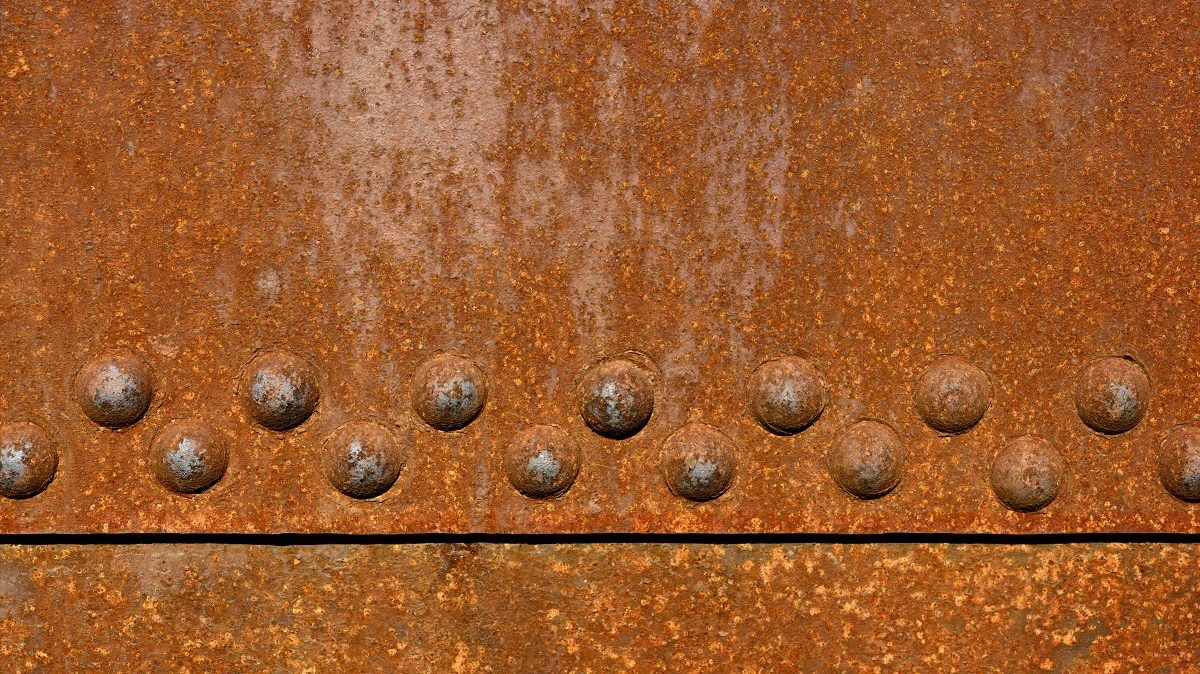
#> input picture Images/testimg1.jpeg, 1200 x 674 px, given in place of testimg1.png, which was not available
$ python CorrosionDetection.py
#> lines starting #> are read from the running program, lines starting #| are printed output that depends on the picture; pictures that were not available may be replaced by others from this repository, and a replacement may not be noted
# -*- coding: utf-8 -*-
"""SDP.ipynb

Automatically generated by Colaboratory.

Original file is located at
    https://colab.research.google.com/drive/1dkUVG1BBvdMinwBhKSah6jZeKp1O5PLt
"""
import cv2
import PIL
import matplotlib.pyplot as plt
import numpy as np
from PIL import Image

from mpl_toolkits.mplot3d import Axes3D
from matplotlib import cm
from matplotlib import colors

#src_path = "/content/drive/MyDrive/WhatsApp Image 2021-06-05 at 15.05.02 (1).jpeg"

img= cv2.imread('Images/testimg1.png')
#> img is the input picture: shape (674, 1200, 3); mean B, G, R 45.1, 91.1, 157.1
im1=cv2.cvtColor(img, cv2.COLOR_BGR2HSV)
#> im1: shape (674, 1200, 3); mean H, S, V 12.9, 185.6, 157.1
plt.imshow(im1)

IMG = cv2.resize(im1, (256, 256), interpolation = cv2.INTER_NEAREST)
#> IMG: shape (256, 256, 3); mean H, S, V 12.9, 185.6, 157.1
plt.imshow(IMG)

r, g, b = cv2.split(IMG)
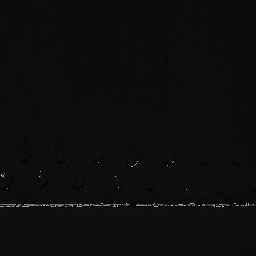
#> r: shape (256, 256); min 0, max 178, mean 12.9
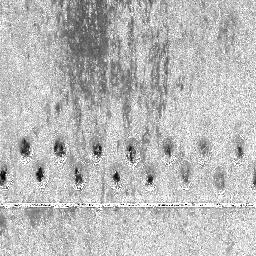
#> g: shape (256, 256); min 0, max 255, mean 185.6
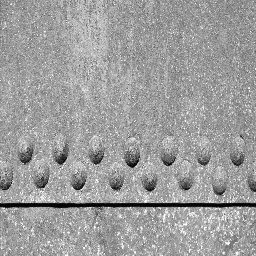
#> b: shape (256, 256); min 0, max 255, mean 157.1
fig = plt.figure()
axis = fig.add_subplot(1, 1, 1, projection="3d")
pixel_colors = IMG.reshape((np.shape(IMG)[0]*np.shape(IMG)[1], 3))
norm = colors.Normalize(vmin=-1.,vmax=1.)
norm.autoscale(pixel_colors)
pixel_colors = norm(pixel_colors).tolist()
#> pixel_colors = 65536 items
axis.scatter(r.flatten(), g.flatten(), b.flatten(), facecolors=pixel_colors, marker=".")
axis.set_xlabel("Red")
axis.set_ylabel("Green")
axis.set_zlabel("Blue")
plt.show()
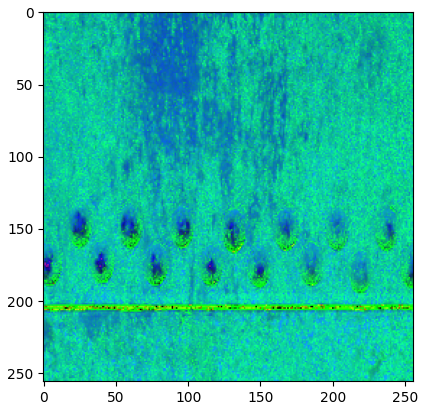
#> figure drawn by matplotlib, 1 panel
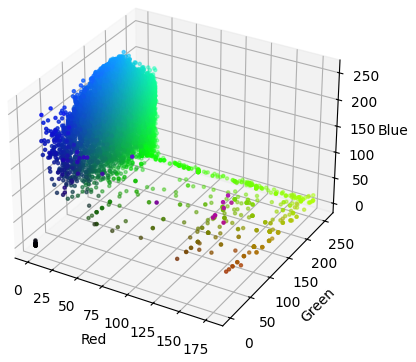
#> figure drawn by matplotlib, 1 panel

from matplotlib import pyplot as plt
import cv2


cv2.cvtColor(IMG, cv2.COLOR_RGB2HSV)

H, S, V = IMG[:,:,0],IMG[:,:,1],IMG[:,:,2]

plt.figure(figsize=(10,8))
plt.subplot(311)                             #plot in the first cell
plt.subplots_adjust(hspace=.5)
plt.title("Hue")
plt.hist(np.ndarray.flatten(H), bins=180)
plt.subplot(312)                             #plot in the second cell
plt.title("Saturation")
plt.hist(np.ndarray.flatten(S), bins=128)
plt.subplot(313)                             #plot in the third cell
plt.title("Luminosity Value")
plt.hist(np.ndarray.flatten(V), bins=128)
plt.show()
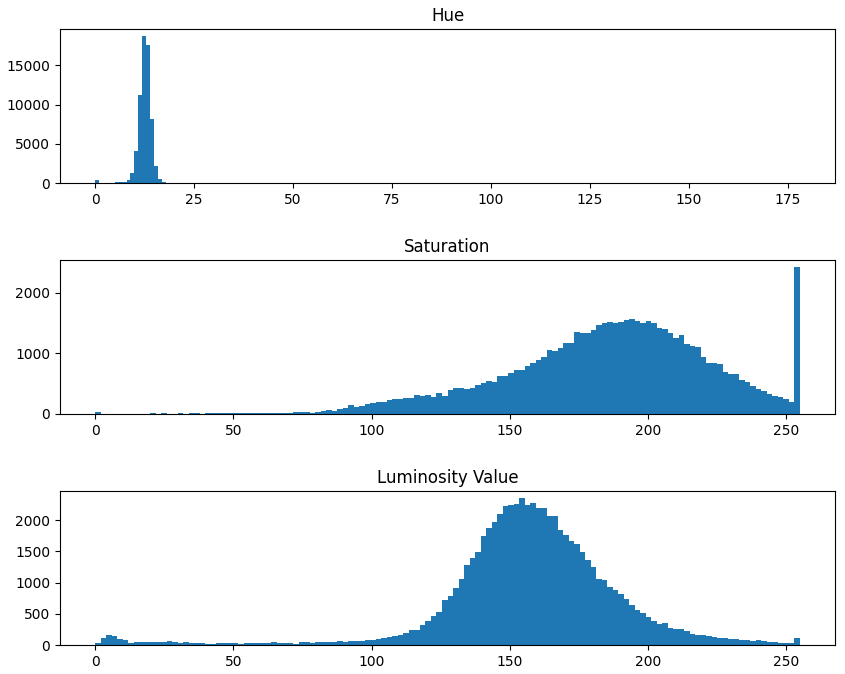
#> figure drawn by matplotlib, 3 panels; panel 1: tallest bar 18695 high, from x = 11.87 to 12.86; panel 2: tallest bar 2421 high, from x = 253 to 255; panel 3: tallest bar 2347 high, from x = 153.4 to 155.4
V

#Org= cv2.imread('/content/drive/MyDrive/WhatsApp Image 2021-06-05 at 15.05.02 (1).jpeg')
Org= cv2.imread('testimg1.png')
org = cv2.cvtColor(Org, cv2.COLOR_BGR2RGB)
frame=cv2.cvtColor(Org, cv2.COLOR_BGR2HSV)
plt.imshow(org)

lower = np.array([251, 52, 52])
upper = np.array([102, 255, 265])


mask = cv2.inRange(frame, lower, upper)
#> mask: shape (674, 1200); every value is 0
plt.imshow(mask)

contours, hierarchy = cv2.findContours(mask, cv2.RETR_TREE, cv2.CHAIN_APPROX_SIMPLE)
#> contours = []
for pic, contour in enumerate(contours):

        area = cv2.contourArea(contour)
        k=1
        if(area > 15000):

            x, y, w, h = cv2.boundingRect(contour)

            org= cv2.rectangle(org, (x, y), (x + w, y + h), (255, 255, 255), 5)


            cv2.putText(org, "unriped", (50, 60),cv2.FONT_HERSHEY_SIMPLEX, 3.0, (0, 1, 255),3)
#> this loop made 0 passes
#> (the run stopped early here; a loop or call above may not have finished)

$ run again, with Images/rust1.jpeg copied over Images/testimg1.jpeg
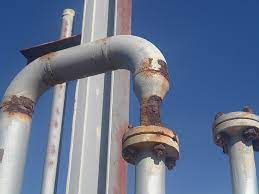
#> input picture Images/rust1.jpeg, 259 x 194 px, given in place of testimg1.png, which was not available
#> img is the input picture: shape (194, 259, 3); mean B, G, R 144.5, 118.3, 104.9
#> im1: shape (194, 259, 3); mean H, S, V 95.1, 88.1, 148.9
#> IMG: shape (256, 256, 3); mean H, S, V 95.2, 88.2, 148.8
#> `r, g, b = cv2.split(IMG)`:
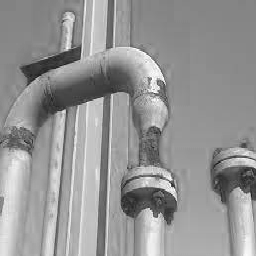
#> b: shape (256, 256); min 21, max 255, mean 148.8
#> pixel_colors = 65536 items
#> `plt.show()`:
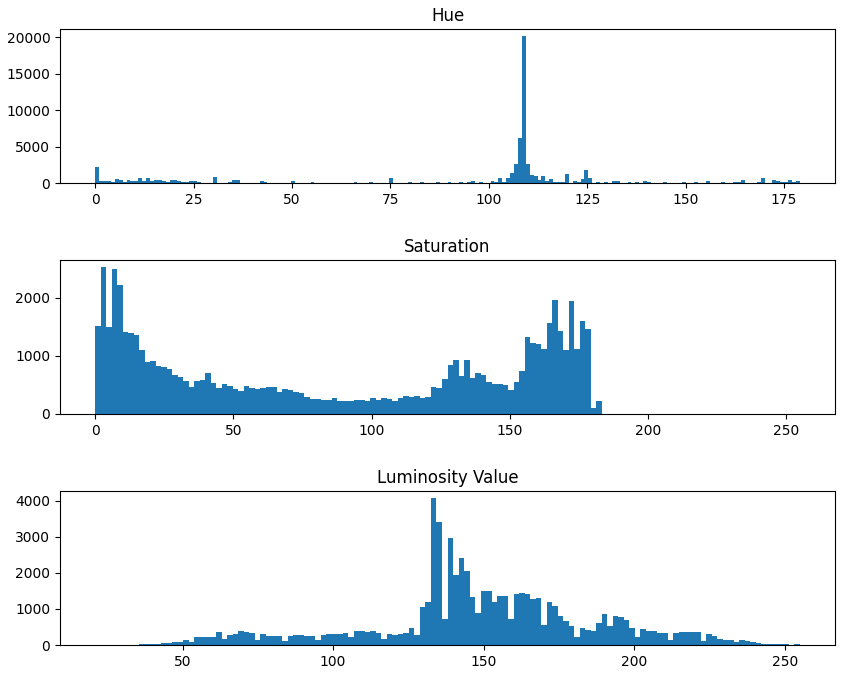
#> figure drawn by matplotlib, 3 panels; panel 1: tallest bar 20132 high, from x = 108.4 to 109.4; panel 2: tallest bar 2526 high, from x = 1.99 to 3.98; panel 3: tallest bar 4067 high, from x = 132.5 to 134.3
#> mask: shape (194, 259); every value is 0
#> contours = []
